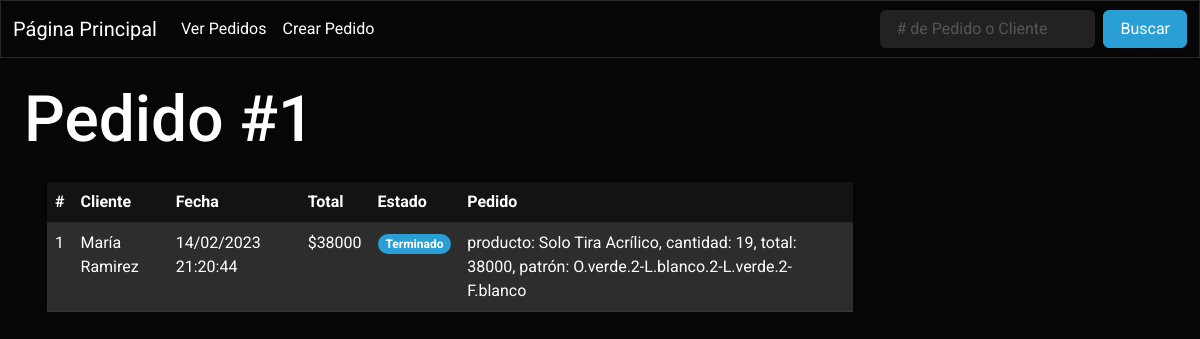
The page /pedidos/1 on the database its author committed.
### tables this page shows
CREATE TABLE "Pedidos" ( -- Tabla que almacena los pedidos
    id INTEGER PRIMARY KEY AUTOINCREMENT NOT NULL, 
    cliente VARCHAR(255) NOT NULL,
    fecha VARCHAR(255) NOT NULL,
    total INT NOT NULL,
    estado TEXT NOT NULL,
    pedido TEXT NOT NULL
);

### app.py (the view)
@app.route('/pedidos/<id>') # Ruta que muestra un pedido en específico.
def verPedido(id): # El argumento es el id del caso a mostrar.
    query = f'SELECT * FROM Pedidos WHERE id = {id}' # Solicitud a realizar.
    pedidoDB = consultarQuery(query) # Ejecutar una solicitud SQL, guardar el resultado en una variable.
    if pedidoDB: # Sí la consulta arroja resultados.
        datos = {'titulo': f'Pedido #{id}'} # Datos a mostrar en la página.
        return render_template('pedido.html', datos=datos, pedidoDB=pedidoDB) # Devuelve la plantilla html y una variable con el pedido.
    else: # Sí la consulta no arroja resultados.
        flash(['No se encontraron pedidos con el #', f'{id}'], 'Rojo') # Se envía un mensaje, la categoría del mensaje y un dato a la próxima página en mostrarse.
        return redirect(url_for('pedidos')) # Se redirige al usuario a la ruta '/pedidos'.

### app.py (called while the page is built)
def crearCursor(database): # Genera un objeto cursor a traves de una base de datos.
    conn = None
    try: # Intenta conectarse a la base de datos.
        conn = sql.connect(database) # Establece conexión con la base de datos, y en caso de no existir, la crea.
    except sql.Error as error: # En caso de no lograr conectar a la DB mostrará el error por pantalla.
        print(error)
    finally: # En caso de lograr conectar, generará el objeto cursor y lo devolverá a traves de return.
        if conn:
            cursor = conn.cursor()
            return cursor, conn # Devuelve el objeto cursor y el objeto conn para cerrar la conexión a la base de datos al final.

def consultarQuery(query): # Función que realiza una consulta tomando como argumento una query SQL.
    cursor, conn = crearCursor(database) # Creando cursor y conexión con la base de datos.
    cursor.execute(query) # Ejecutar una solicitud con el cursor.
    respuesta = cursor.fetchall() # Se vuelcan los datos en una variable.
    conn.commit() # Aplicar cambios.
    conn.close() # Cerrar conexión.
    return respuesta # Se devuelven los datos recolectados.

### templates/pedido.html
{% extends "navbar.html" %}
{% block content %}
<div id="pagina">
    <h1>{{ datos['titulo'] }}</h1>
    <table class="table table-hover" id="tabla">
        <thead>
            <tr>
                <th scope="col">#</th>
                <th scope="col">Cliente</th>
                <th scope="col">Fecha</th>
                <th scope="col">Total</th>
                <th scope="col">Estado</th>
                <th scope="col">Pedido</th>
            </tr>
        </thead>
        <tbody>
            {% for pedido in pedidoDB %}
            <tr class="table-light">
                <td>{{ pedido[0] }}</td>
                <td>{{ pedido[1] }}</td>
                <td>{{ pedido[2] }}</td>
                <td>${{ pedido[3] }}</td>
                {% if pedido[4] == 'Pendiente': %}
                <td><span class="badge rounded-pill bg-danger">{{ pedido[4] }}</span></td>
                {% elif pedido[4] == 'En Producción': %}
                <td><span class="badge rounded-pill bg-warning">{{ pedido[4] }}</span></td>
                {% elif pedido[4] == 'Terminado': %}
                <td><span class="badge rounded-pill bg-primary">{{ pedido[4] }}</span></td>
                {% elif pedido[4] == 'Entregado': %}
                <td><span class="badge rounded-pill bg-success">{{ pedido[4] }}</span></td>
                {% else: %}
                <td><span class="badge rounded-pill bg-dark">{{ pedido[4] }}</span></td>
                {% endif %}
                <td>{{ pedido[5] }}</td>
            </tr>
            {% endfor %}
        </tbody>
    </table>
</div>
{% endblock %}

### static/css/main.css (style rules this page uses)
body { font-family: system-ui, -apple-system, BlinkMacSystemFont, 'Segoe UI', Roboto, Oxygen, Ubuntu, Cantarell, 'Open Sans', 'Helvetica Neue', sans-serif; background-color: black; color: white; }
#pagina { margin: 2%; }
#tabla { margin: 2%; max-width: 70%; }

### rows shown on the page
Pedidos: id "1", cliente "María Ramirez", fecha "14/02/2023 21:20:44", total "38000", estado "Terminado", pedido "producto: Solo Tira Acrílico, cantidad: 19, total: 38000, patrón: O.verde.2-L.blanco.2-L.verde.2-F.blanco"

### other values the page prints
{{ datos['titulo'] }} "Pedido #1"
